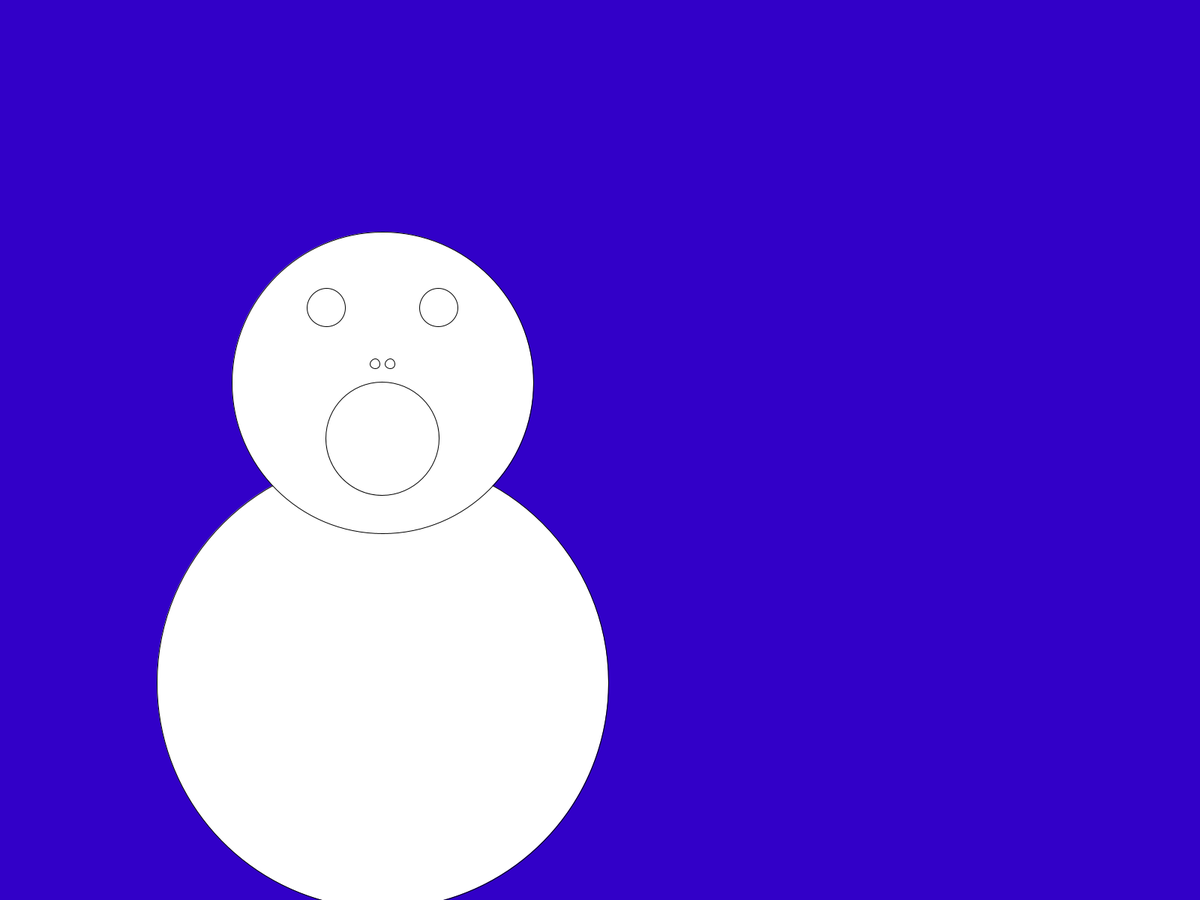
Frame 1 (no input)
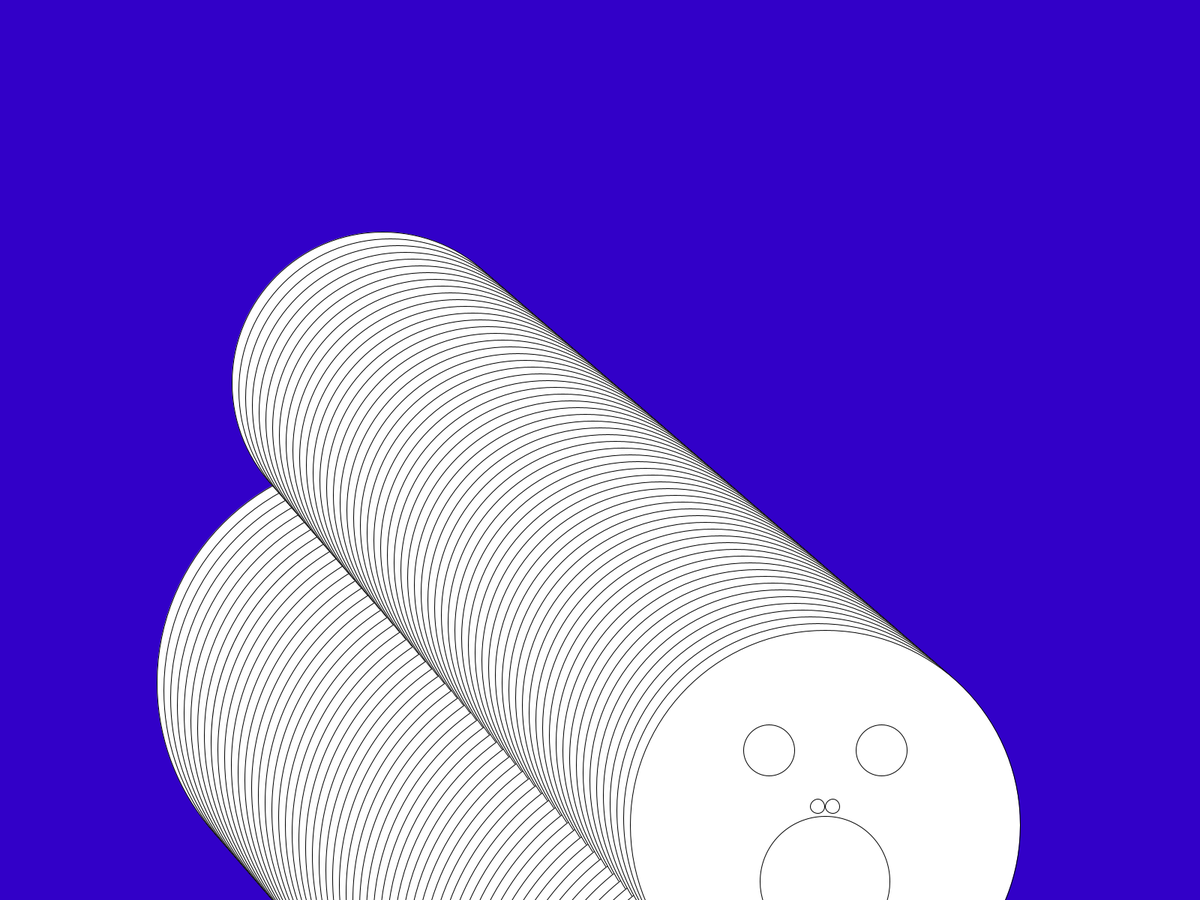
Frame 60 (the mouse pressed at the canvas centre just before this capture)
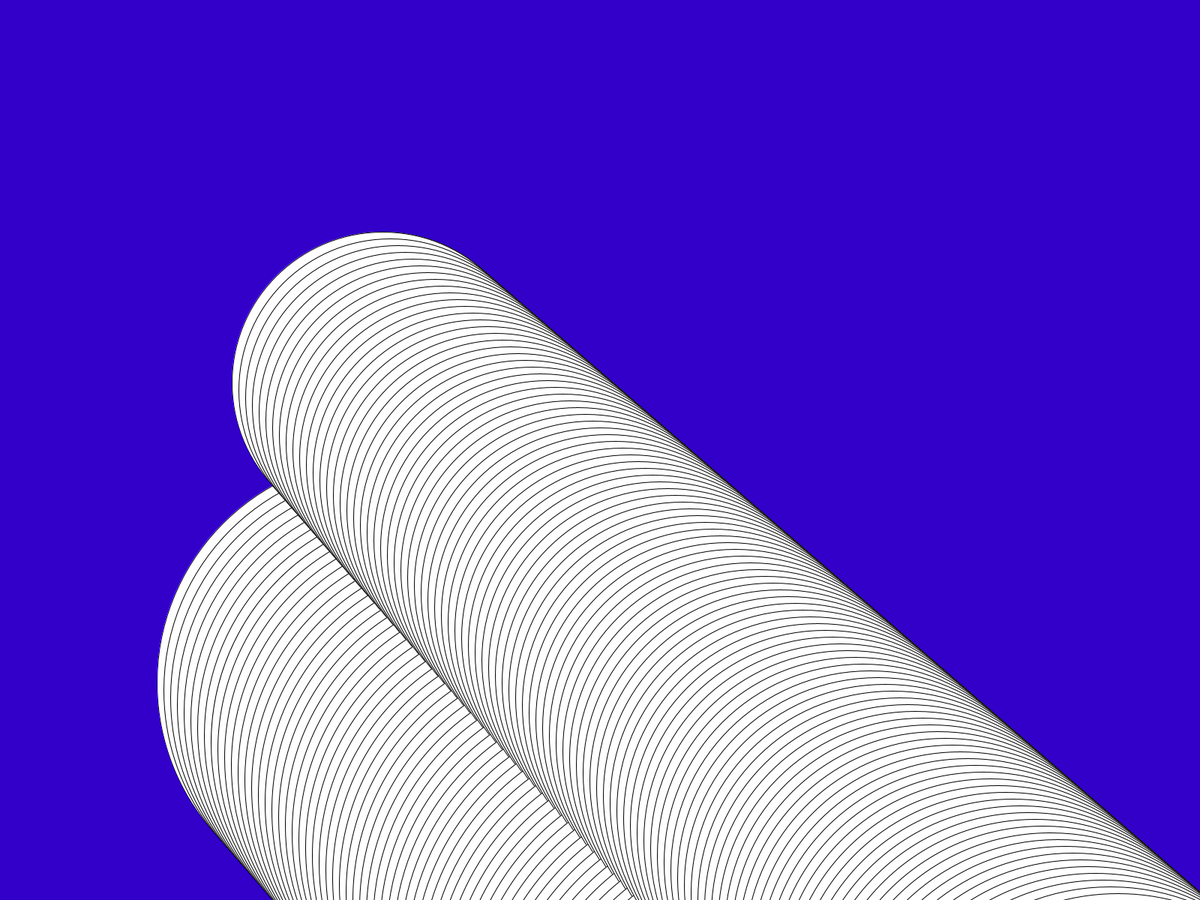
Frame 120 (the mouse held since frame 60 and released just before this capture)

The Processing sketch that drew these frames (run headless with seeded random() and noise(); from frame 60 on, the mouse is pressed at the canvas centre):

// Processing sketch: opgave_til_tirsdag_den_20
// ── opgave_til_tirsdag_den_20.pde
float xposition;
float yposition;
float sizeeye;
float sizemouth;
float sizenose;
float sizeface;
float sizebody;


void setup() {
  fullScreen();
  background(50,0,200);
  xposition = 500;
  yposition = 500;
  sizeeye = 50;
  sizemouth = 150;
  sizenose = 12.5;
  sizeface = 400;
  sizebody = 600;
};

void draw() {
  
  //gå
  xposition+= 10;
  yposition+= 10;
  //størelse
  sizeface+= 2;
  sizenose+= 0.1;
  sizeeye+= 0.3;
  sizebody+= 2;
  sizemouth+= 0.4;
  
clear();  
    //krop
  circle (xposition,yposition+400,sizebody);
  //hoved
  circle (xposition,yposition,sizeface);
  //øjne
  circle (xposition-75,yposition-100,sizeeye);
  circle (xposition+75,yposition-100,sizeeye);
  //næse
  circle (xposition+10,yposition-25,sizenose);
  circle (xposition-10,yposition-25,sizenose);
  //mund
  circle (xposition,yposition+75,sizemouth);



};
